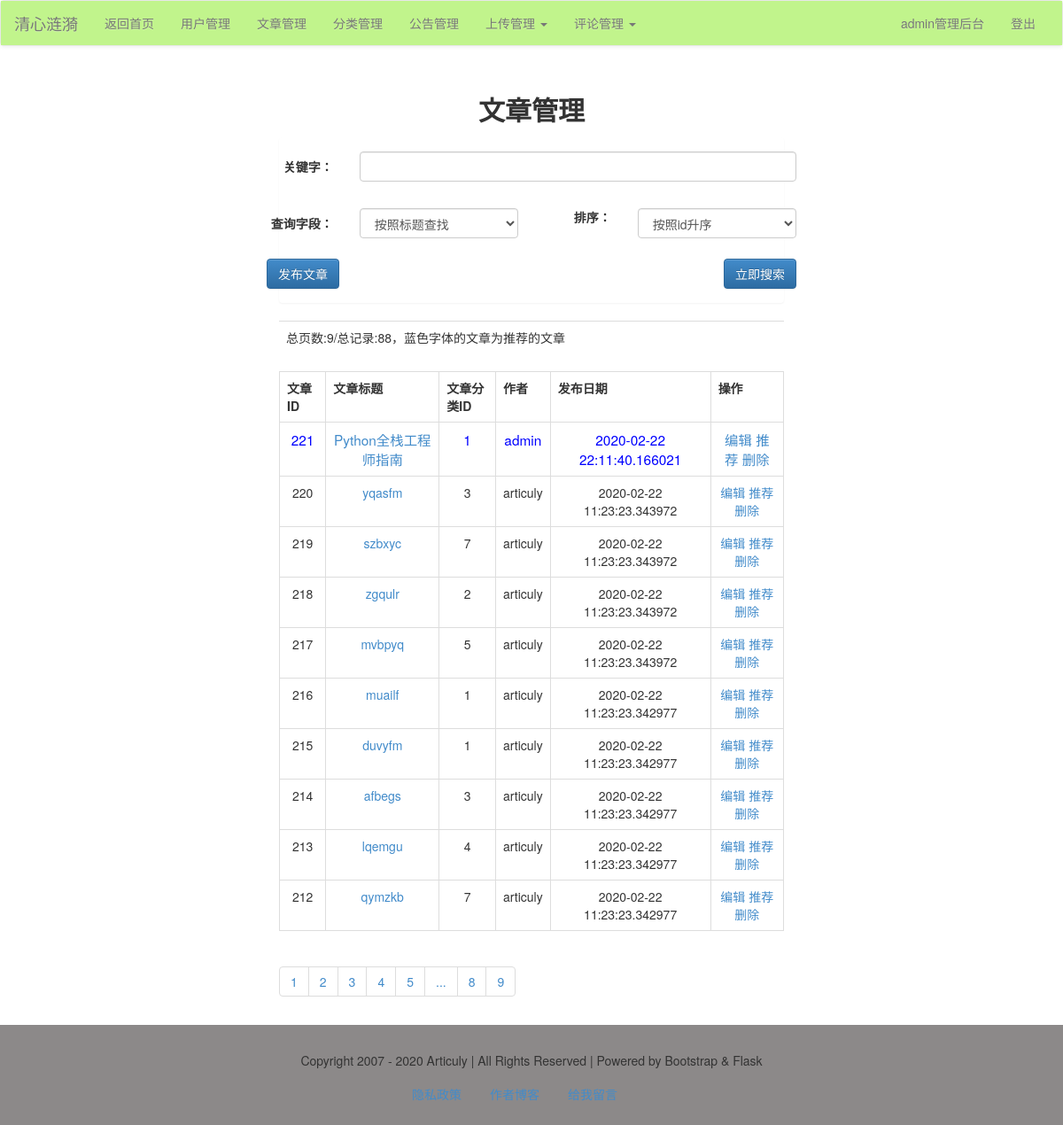
Screenshot of /admin/article/list/ (signed in) with the database file from the repository.
### models.py (models this page shows)
class Article(db.Model):
    id = db.Column(db.Integer, primary_key=True)
    title = db.Column(db.String)
    thumb = db.Column(db.String)
    intro = db.Column(db.String)
    author = db.Column(db.String)
    content = db.Column(db.Text)
    is_recommend = db.Column(db.Integer)
    pubdate = db.Column(db.DateTime, default=datetime.now)
    cate_id = db.Column(db.Integer, db.ForeignKey('category.cate_id'))
    comment = db.relationship('Comment')

### admin/articles.py (the view)
@admin_app.route("/article/list/", methods=['get', 'post'])
def article_list():
    form = ArticleSearchForm()
    q = request.args.get('q')
    page = request.args.get('page', 1)
    if q is not None:
        form_field = request.args.get('field')
        form_order = request.args.get('order')
        print(q, page, form_field, form_order)
        if form_field == 'title':
            condition = Article.title.like('%%%s%%' % q)
        else:
            condition = Article.content.like('%%%s%%' % q)
        if form_order == '1':
            order = Article.id.asc()
        else:
            order = Article.id.desc()
        res = Article.query.filter(condition).order_by(order).paginate(int(page), 10)
        articles = res.items
        pageList = res.iter_pages()
        total = res.total
        pages = res.pages
        return render_template('admin/article/article_list.html', articles=articles, pageList=pageList, total=total,
                               pages=pages, form=form, q=q, field=form_field, order=form_order)
    else:
        res = Article.query.order_by(Article.id.desc()).paginate(int(page), 10)
        articles = res.items
        pageList = res.iter_pages()
        total = res.total
        pages = res.pages
        return render_template("admin/article/article_list.html", articles=articles, pageList=pageList, total=total,
                               pages=pages, form=form)

### forms/article_form.py
class ArticleSearchForm(FlaskForm):
    q = StringField('关键字：',
                    validators=[DataRequired()],
                    render_kw={'class': 'form-control'})
    field = SelectField('查询字段：',
                        choices=[('title', '按照标题查找'), ('content', '按照内容查找')],
                        render_kw={'class': 'form-control'})
    order = SelectField('排序：', choices=[('1', '按照id升序'), ('2', '按照id降序')],
                        render_kw={'class': 'form-control'})

### admin/admin_app.py (called while the page is built)
@admin_app.before_request
@login_required
def is_admin():
    print(session['user'])
    if session['user'] != 'admin':
        print('user is someone else.')
        return redirect(url_for('login'))

### app.py (called while the page is built)
@app.context_processor
def account():
    username = session.get('user')
    return {'username': username}

@app.context_processor
def getCateList():
    cates = Category.query.all()
    return {'cates': cates}

### libs.py (called while the page is built)
def login_required(func):
    @wraps(func)
    def decorator_nest(*args, **kwargs):
        if not 'user' in session:
            return redirect(url_for('login'))
        else:
            print(func)
            return func(*args, **kwargs)
    return decorator_nest

### templates/admin/article/article_list.html (shortened to what this page needs)
{% extends "admin/admin_base.html" %}
{% block content %}
    <div class="container-fluid">
        <div class="row">
            <div class="main col-lg-6 col-lg-offset-3 col-md-8 col-md-offset-2 col-sm-10 col-sm-offset-1 col-xs-12">
                <h2 class="text-center"><b>文章管理</b></h2>
                <div class="panel">
                    <form action="" method="get" class="form-horizontal">
                        <div class="row">
                            <div class="form-group">
                                <div class="col-xs-2 text-right">
                                    {{ form.q.label(class="control-label") }}
                                </div>
                                <div class="col-xs-10">
                                    {{ form.q }}
                                </div>
                            </div>
                        </div>
                        <div class="row">
                            <div class="form-group">
                                <div class="col-xs-2 text-right">
                                    {{ form.field.label(class="control-label") }}
                                </div>
                                <div class="col-xs-4">
                                    {{ form.field }}
                                </div>
                                <div class="col-xs-2 text-right">
                                    {{ form.order.label(class="control-labe") }}
                                </div>
                                <div class="col-xs-4">
                                    {{ form.order }}
                                </div>
                            </div>
                        </div>
                        <div class="form-group ">
                            <a href="{{ url_for("admin_app.article_post") }}"><input type="button" name="post"
                                                                                     class="btn btn-primary"
                                                                                     value="发布文章"></a>
                            <input type="submit" name="search" class="btn btn-primary pull-right" value="立即搜索">
                        </div>
                    </form>
                </div>
                <table class="table">
                    <tr>
                        <td>总页数:{{ pages }}/总记录:{{ total }}，蓝色字体的文章为推荐的文章</td>
                    </tr>
                </table>
                <table class="table table-bordered">
                    <tr>
                        <th>文章ID</th>
                        <th>文章标题</th>
                        <th>文章分类ID</th>
                        <th>作者</th>
                        <th>发布日期</th>
                        <th>操作</th>
                    </tr>
                    {% for article in articles %}
                        <tr id="article_{{ article.id }}" class="text-center">
                            <td>{{ article.id }}</td>
                            <td>
                                <a href="{{ url_for("article_app.view", article_id=article.id) }}">{{ article.title }}</a>
                            </td>
                            <td>{{ article.cate_id }}</td>
                            <td>{{ article.author }}</td>
                            <td>{{ article.pubdate }}</td>
                            <td>
                                <a href="{{ url_for("admin_app.article_edit", article_id=article.id) }}"
                                   target="_blank">编辑</a>
                                <a href="javascript:recommendArticle({{ article.id }})">推荐</a>
                                <a href="javascript:delArticle({{ article.id }})">删除</a>
                            </td>
                        </tr>
                    {% endfor %}
                </table>
                <ul class="pagination">
                    {% for page in pageList %}
                        {% if page!=None %}
                            {% if q==None %}
                                <li><a href="?page={{ page }}">{{ page }}</a></li>
                            {% else %}
                                <li>
                                    <a href="?page={{ page }}&q={{ q }}&field={{ field }}&order={{ order }}">{{ page }}</a>
                                </li>
                            {% endif %}
                        {% else %}
                            <li><a href="#">...</a></li>
                        {% endif %}
                    {% endfor %}
                </ul>
            </div>
        </div>
    </div>
{% endblock %}

### templates/admin/admin_base.html (shortened to what this page needs)
<!DOCTYPE html>
<html>
{% block head %}
    <head>
        <link rel="stylesheet" type="text/css" href="{{ url_for("static", filename="css/bootstrap.css") }}"/>
        <link rel="stylesheet" type="text/css" href="{{ url_for("static", filename="css/bootstrap-theme.css") }}"/>
    </head>
{% endblock %}
<body>
{% block nav %}
    <nav class="navbar navbar-default">
        <div class="container-fluid" style="background-color: #C1F48C;">
            <div class="navbar-header">
                <a class="navbar-brand" href="#">清心涟漪</a>
            </div>
            <div class="collapse navbar-collapse" id="bs-example-navbar-collapse-1">
                <ul class="nav navbar-nav">
                    <li><a href="/">返回首页</a></li>
                    <li><a href="{{ url_for("admin_app.userList") }}">用户管理</a></li>
                    <li><a href="{{ url_for("admin_app.article_list") }}">文章管理</a></li>
                    <li><a href="{{ url_for("admin_app.cateList") }}">分类管理</a></li>
                    <li><a href="{{ url_for("admin_app.alert_list") }}">公告管理</a></li>
                    <li class="dropdown">
                        <a href="#" class="dropdown-toggle" data-toggle="dropdown" role="button"
                           aria-haspopup="true"
                           aria-expanded="false">上传管理 <span class="caret"></span></a>
                    </li>
                    <li class="dropdown">
                        <a href="#" class="dropdown-toggle" data-toggle="dropdown" role="button"
                           aria-haspopup="true"
                           aria-expanded="false">评论管理 <span class="caret"></span></a>
                    </li>
                </ul>
                <ul class="nav navbar-nav navbar-right">
                    <li><a href="{{ url_for("admin_app.admin_index") }}">{{ username }}管理后台</a></li>
                    <li><a href="{{ url_for("logout") }}">登出</a></li>
                </ul>
            </div>
        </div>
    </nav>
{% endblock %}
{% block content %}{% endblock %}
{% block footer %}
    <footer>
        <div class="container-fluid">
            <div class="row">
                <div class="col-md-12">
                    Copyright 2007 - 2020 Articuly | All Rights Reserved | Powered by Bootstrap & Flask
                </div>
            </div>
        </div>
        <nav>
            <ul class="nav nav-pills">
                <li><a href="" data-toggle="modal" data-target="#myModal">隐私政策</a></li>
                <li><a href="https://articuly.com" target="_blank">作者博客</a></li>
                <li><a href="">给我留言</a></li>
            </ul>
        </nav>
    </footer>
{% endblock %}
</body>
</html>

### rows the page displays
Article: author "admin", id "221", title "Python全栈工程师指南", cate_id "1", pubdate "2020-02-22 22:11:40.166021"
Article: id "220", title "yqasfm", cate_id "3", author "articuly", pubdate "2020-02-22 11:23:23.343972"
Article: id "219", title "szbxyc", cate_id "7", author "articuly", pubdate "2020-02-22 11:23:23.343972"
Article: id "218", title "zgqulr", cate_id "2", author "articuly", pubdate "2020-02-22 11:23:23.343972"
Article: id "217", title "mvbpyq", cate_id "5", author "articuly", pubdate "2020-02-22 11:23:23.343972"
Article: id "216", title "muailf", cate_id "1", author "articuly", pubdate "2020-02-22 11:23:23.342977"
Article: id "215", title "duvyfm", cate_id "1", author "articuly", pubdate "2020-02-22 11:23:23.342977"
Article: id "214", title "afbegs", cate_id "3", author "articuly", pubdate "2020-02-22 11:23:23.342977"
Article: id "213", title "lqemgu", cate_id "4", author "articuly", pubdate "2020-02-22 11:23:23.342977"
Article: id "212", title "qymzkb", cate_id "7", author "articuly", pubdate "2020-02-22 11:23:23.342977"

### other values shown
{{ pages }} "9"
{{ total }} "88"
{{ page }} "1" "2" "3" "4" "5" "8" "9"
